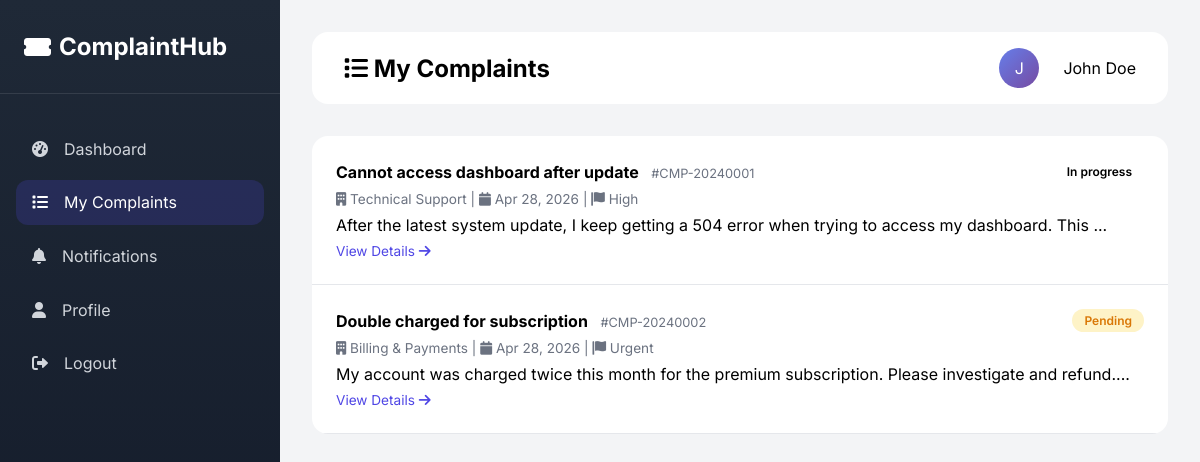
/complaint-2.0/my-complaints.php (signed in), run on the app's committed database.
### tables this page shows
CREATE TABLE IF NOT EXISTS complaints (
    id INT AUTO_INCREMENT PRIMARY KEY,
    user_id INT NOT NULL,
    department_id INT NOT NULL,
    complaint_number VARCHAR(20) UNIQUE NOT NULL,
    title VARCHAR(200) NOT NULL,
    description TEXT NOT NULL,
    priority ENUM('low', 'medium', 'high', 'urgent') DEFAULT 'medium',
    status ENUM('pending', 'in-progress', 'review', 'resolved', 'closed', 'rejected') DEFAULT 'pending',
    attachment VARCHAR(255) DEFAULT NULL,
    admin_response TEXT,
    resolved_at DATETIME,
    created_at TIMESTAMP DEFAULT CURRENT_TIMESTAMP,
    updated_at TIMESTAMP DEFAULT CURRENT_TIMESTAMP ON UPDATE CURRENT_TIMESTAMP,
    FOREIGN KEY (user_id) REFERENCES users(id) ON DELETE CASCADE,
    FOREIGN KEY (department_id) REFERENCES departments(id),
    INDEX idx_user (user_id),
    INDEX idx_status (status),
    INDEX idx_priority (priority),
    INDEX idx_complaint_number (complaint_number)
);

CREATE TABLE IF NOT EXISTS departments (
    id INT AUTO_INCREMENT PRIMARY KEY,
    name VARCHAR(100) NOT NULL,
    description TEXT,
    head_name VARCHAR(100),
    head_email VARCHAR(100),
    response_time_hours INT DEFAULT 24,
    is_active BOOLEAN DEFAULT TRUE,
    created_at TIMESTAMP DEFAULT CURRENT_TIMESTAMP,
    INDEX idx_name (name)
);

### complaint-2.0/my-complaints.php (the view, shortened to what this page needs)
<?php
$db = Database::getInstance()->getConnection();
$userId = $_SESSION['user_id'];
$page = $_GET['page'] ?? 1;
$limit = 10;
$offset = ($page - 1) * $limit;
$stmt = $db->prepare("
    SELECT c.*, d.name as department_name
    FROM complaints c
    JOIN departments d ON c.department_id = d.id
    WHERE c.user_id = ?
    ORDER BY c.created_at DESC
    LIMIT ? OFFSET ?
");
$stmt->bind_param("iii", $userId, $limit, $offset);
$stmt->execute();
$complaints = $stmt->get_result();
?>
<!DOCTYPE html>
<html lang="en">
<head>
    <link rel="stylesheet" href="https://cdnjs.cloudflare.com/ajax/libs/font-awesome/6.0.0-beta3/css/all.min.css">
</head>
<body>
    <div class="sidebar">
        <div class="sidebar-header">
            <h2><i class="fas fa-ticket-alt"></i> ComplaintHub</h2>
        </div>
        <div class="sidebar-nav">
            <a href="dashboard.php"><i class="fas fa-tachometer-alt"></i> Dashboard</a>
            <a href="my-complaints.php" class="active"><i class="fas fa-list"></i> My Complaints</a>
            <a href="notifications.php"><i class="fas fa-bell"></i> Notifications</a>
            <a href="profile.php"><i class="fas fa-user"></i> Profile</a>
            <a href="logout.php"><i class="fas fa-sign-out-alt"></i> Logout</a>
        </div>
    </div>
    <div class="main-content">
        <div class="top-bar">
            <h2><i class="fas fa-list"></i> My Complaints</h2>
            <div class="user-menu">
                <div class="user-avatar"><?= strtoupper(substr($_SESSION['user_name'], 0, 1)) ?></div>
                <span><?= htmlspecialchars($_SESSION['user_name']) ?></span>
            </div>
        </div>
        <div class="complaints-container">
            <?php if ($complaints->num_rows === 0): ?>
            <div style="padding: 3rem; text-align: center; color: #6b7280;">
                <i class="fas fa-inbox" style="font-size: 3rem; margin-bottom: 1rem;"></i>
                <p>No complaints found.</p>
            </div>
            <?php else: ?>
                <?php while ($complaint = $complaints->fetch_assoc()): ?>
                <div class="complaint-item">
                    <div style="display: flex; justify-content: space-between; align-items: center; margin-bottom: 0.5rem;">
                        <div>
                            <strong><?= htmlspecialchars($complaint['title']) ?></strong>
                            <span style="font-size: 0.8rem; color: #6b7280; margin-left: 0.5rem;">#<?= $complaint['complaint_number'] ?></span>
                        </div>
                        <span class="status-badge status-<?= str_replace('-', '', $complaint['status']) ?>">
                            <?= ucfirst(str_replace('-', ' ', $complaint['status'])) ?>
                        </span>
                    </div>
                    <div style="font-size: 0.85rem; color: #6b7280; margin-bottom: 0.5rem;">
                        <i class="fas fa-building"></i> <?= htmlspecialchars($complaint['department_name']) ?> |
                        <i class="fas fa-calendar"></i> <?= date('M d, Y', strtotime($complaint['created_at'])) ?> |
                        <i class="fas fa-flag"></i> <?= ucfirst($complaint['priority']) ?>
                    </div>
                    <div><?= htmlspecialchars(substr($complaint['description'], 0, 100)) ?>...</div>
                    <a href="view-complaint.php?id=<?= $complaint['id'] ?>" style="color: #4f46e5; text-decoration: none; font-size: 0.85rem; margin-top: 0.5rem; display: inline-block;">
                        View Details <i class="fas fa-arrow-right"></i>
                    </a>
                </div>
                <?php endwhile; ?>
            <?php endif; ?>
        </div>
    </div>
</body>
</html>

### complaint-2.0/my-complaints.php (style rules this page uses)
* { margin: 0; padding: 0; box-sizing: border-box; }
body { font-family: 'Inter', sans-serif; background: #f3f4f6; }
.sidebar { position: fixed; left: 0; top: 0; width: 280px; height: 100%; background: linear-gradient(180deg, #1f2937 0%, #111827 100%); color: white; }
.sidebar-header { padding: 2rem 1.5rem; border-bottom: 1px solid rgba(255,255,255,0.1); }
.sidebar-header h2 { font-size: 1.5rem; display: flex; align-items: center; gap: 0.5rem; }
.sidebar-nav { padding: 2rem 1rem; }
.sidebar-nav a { display: flex; align-items: center; gap: 1rem; padding: 0.8rem 1rem; color: #d1d5db; text-decoration: none; border-radius: 0.75rem; margin-bottom: 0.5rem; }
.sidebar-nav a:hover, .sidebar-nav a.active { background: rgba(79, 70, 229, 0.2); color: white; }
.main-content { margin-left: 280px; padding: 2rem; }
.top-bar { background: white; border-radius: 1rem; padding: 1rem 2rem; display: flex; justify-content: space-between; align-items: center; margin-bottom: 2rem; }
.user-menu { display: flex; align-items: center; gap: 1.5rem; }
.user-avatar { width: 40px; height: 40px; background: linear-gradient(135deg, #667eea, #764ba2); border-radius: 50%; display: flex; align-items: center; justify-content: center; color: white; }
.complaints-container { background: white; border-radius: 1rem; overflow: hidden; }
.complaint-item { padding: 1.5rem; border-bottom: 1px solid #e5e7eb; transition: background 0.3s; }
.status-badge { padding: 0.25rem 0.75rem; border-radius: 2rem; font-size: 0.75rem; font-weight: 600; }
.status-pending { background: #fef3c7; color: #d97706; }

### data on the page
complaints: title "Cannot access dashboard after update", complaint_number "CMP-20240001", status "In progress", department.name "Technical Support", created_at "Apr 28, 2026", priority "High", description "After the latest system update, I keep getting a 504 error when trying to access my dashboard. This"
complaints: title "Double charged for subscription", complaint_number "CMP-20240002", status "Pending", department.name "Billing & Payments", created_at "Apr 28, 2026", priority "Urgent", description "My account was charged twice this month for the premium subscription. Please investigate and refund."

### other printed values
substr($_SESSION['user_name'], 0, 1) "J"
$_SESSION['user_name'] "John Doe"
